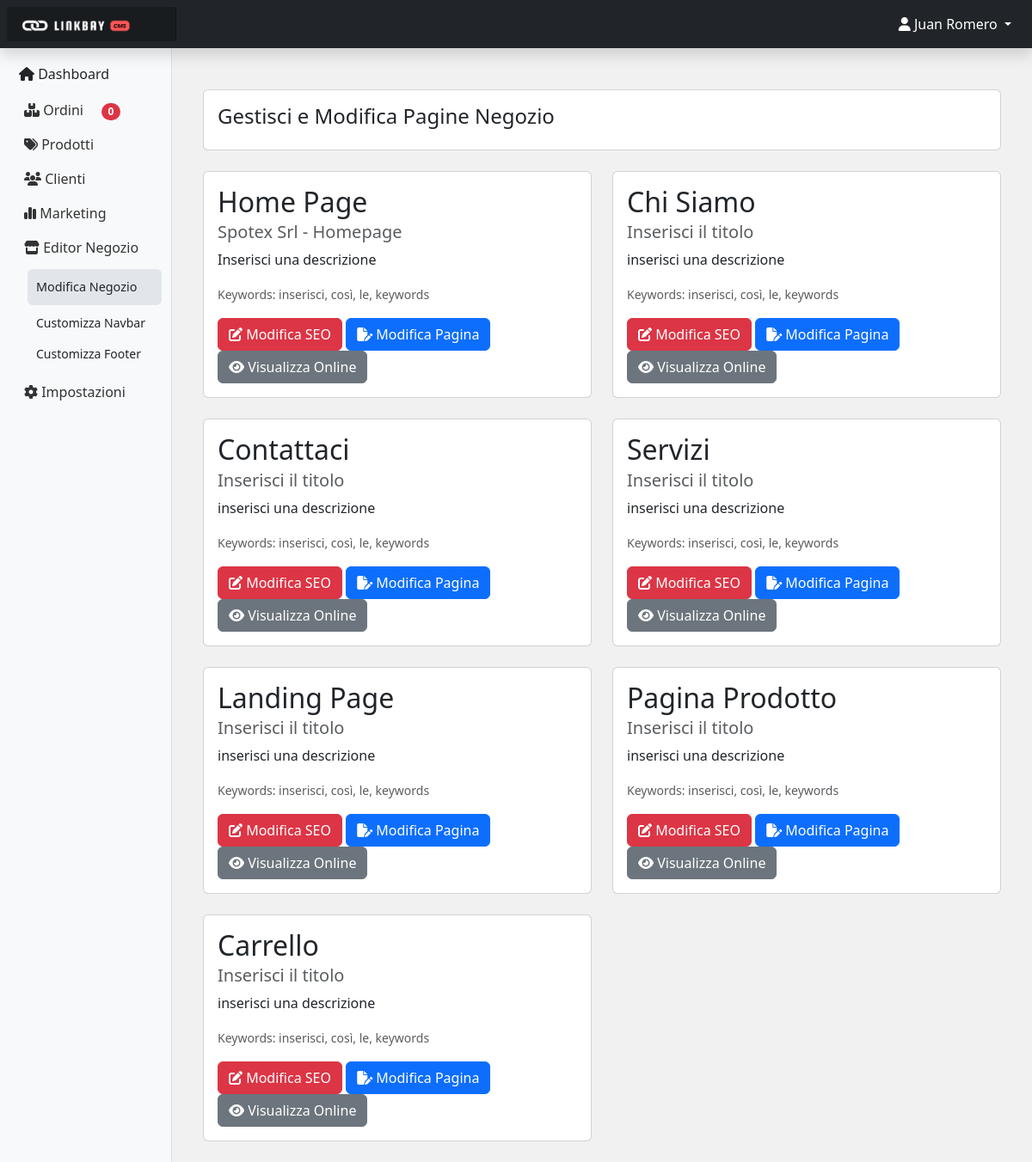
The app's page /admin/ui/editor_negozio.php (signed in), older data.
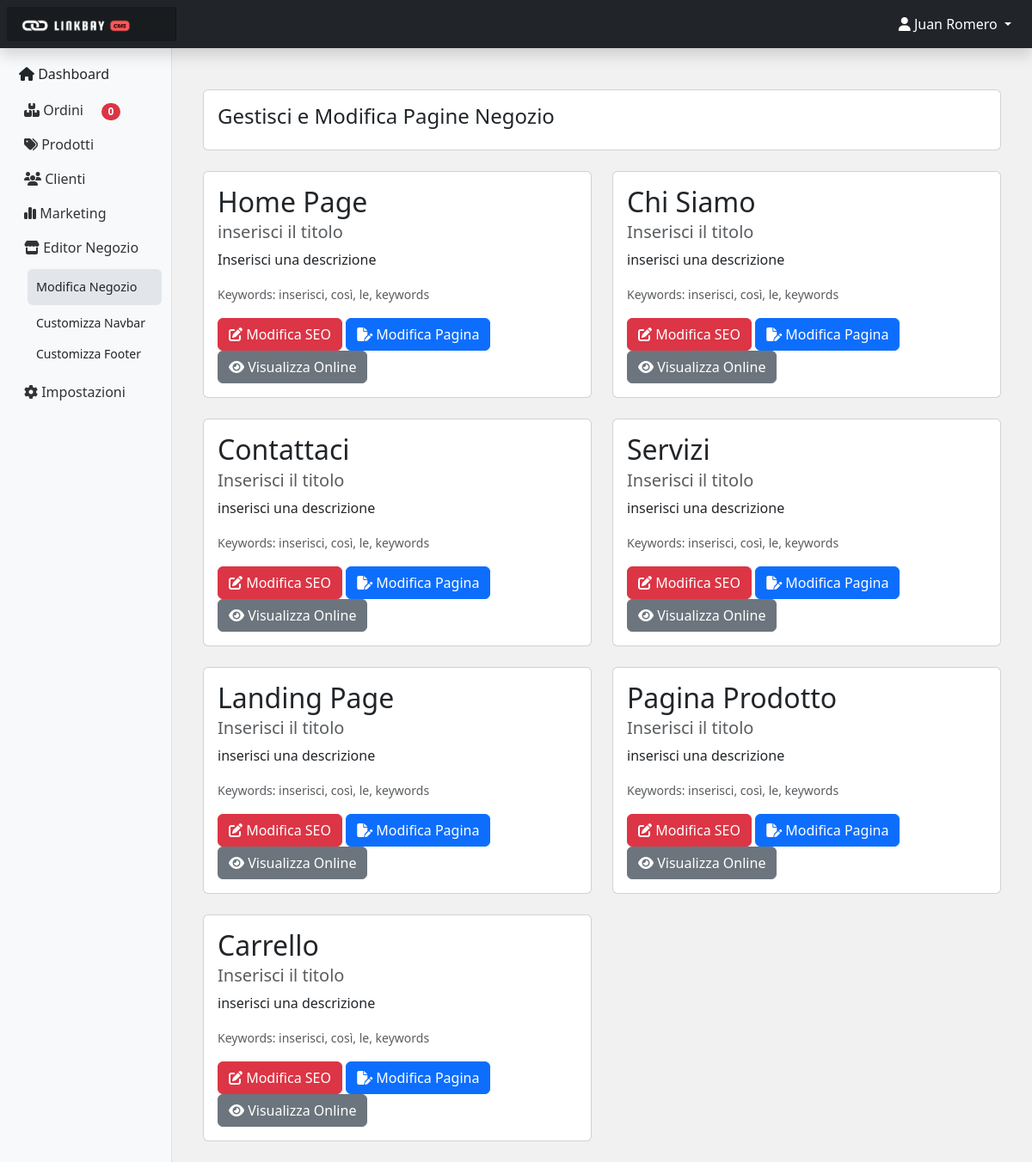
The same page, newer data.
### tables this page shows
CREATE TABLE `seo` (
  `id` int(11) NOT NULL,
  `editor_page` varchar(255) NOT NULL,
  `page_name` varchar(255) NOT NULL,
  `slug` varchar(255) NOT NULL,
  `title` varchar(255) DEFAULT NULL,
  `description` text,
  `keywords` text
);

### app.php (called while the page is built, shortened)
<?php
function ordiniNav()
{
    require '../../conn.php';
    $ordersByState = [];
    $totalOrdersQuery = "SELECT COUNT(*) as total FROM ordini WHERE stato_ordine != 'Completo' AND stato_ordine != 'Abbandonato'";
    $totalOrdersResult = $conn->query($totalOrdersQuery);
    if ($totalOrdersRow = $totalOrdersResult->fetch_assoc()) {
        $ordersByState['totali'] = $totalOrdersRow['total'];
    }
    $states = ['Inevaso', 'Da Spedire', 'Abbandonato'];
    foreach ($states as $state) {
        $query = "SELECT COUNT(*) as total FROM ordini WHERE stato_ordine = '$state'";
        $result = $conn->query($query);
        if ($row = $result->fetch_assoc()) {
            $ordersByState[strtolower($state)] = $row['total'];
        }
    }
    return $ordersByState;
}

### admin/ui/editor_negozio.php (the view, shortened to what this page needs)
<?php
require ('../../app.php');
$result = $conn->query("SELECT * FROM seo");
?>
<!DOCTYPE html>
<html lang="it">
<head>
    <?php include '../materials/head_content.php'; ?>
</head>
<body style="background-color: #f1f1f1;">
    <?php
    include '../materials/sidebar.php';
    ?>
    <main class="col-md-9 ms-sm-auto col-lg-10 px-md-4">
        <div class="container mt-5">
            <div class="card">
                <div class="card-body">
                    <h4>Gestisci e Modifica Pagine Negozio</h4>
                </div>
            </div>
            <br>
            <div class="row">
                <?php while ($row = $result->fetch_assoc()): ?>
                    <div class="col-md-6">
                        <div class="card">
                            <div class="card-body">
                                <?php if($row['page_name']=='index'){ $pagename = 'Home Page'; }elseif($row['page_name']=='aboutus'){$pagename = 'Chi Siamo';}elseif($row['page_name']=='contacts'){$pagename = 'Contattaci';}elseif($row['page_name']=='services'){$pagename = 'Servizi';}elseif($row['page_name']=='landing'){$pagename = 'Landing Page';}elseif($row['page_name']=='prodotto'){$pagename = 'Pagina Prodotto';}elseif($row['page_name']=='cart'){$pagename = 'Carrello';}   ?>
                                <h2 class="card-title"><?php echo $pagename; ?></h2>
                                <h5 class="card-subtitle mb-2 text-muted"><?php echo htmlspecialchars($row['title']); ?></h5>
                                <p class="card-text"><?php echo htmlspecialchars($row['description']); ?></p>
                                <p class="card-text"><small class="text-muted">Keywords: <?php echo htmlspecialchars($row['keywords']); ?></small></p>
                                <?php if($_SESSION['ruolo'] == 'Amministratore'): ?>
                                    <button class="btn btn-danger" onclick="modificaSEO(<?php echo $row['id']; ?>)" ><i class="fa-solid fa-pen-to-square"></i> Modifica SEO</button>
                                    <button onclick="showAllert();" class="btn btn-primary"><i class="fa-solid fa-file-pen"></i> Modifica Pagina</button>
                                    <a href="../../<?php echo htmlspecialchars($row['page_name']); ?>?slug=<?php echo htmlspecialchars($row['slug']); ?>" target="__blank" class="btn btn-secondary"><i class="fa-solid fa-eye"></i> Visualizza Online</a>
                                    <?php else : ?>
                                        <button class="btn btn-danger" onclick="modificaSEO(<?php echo $row['id']; ?>)" ><i class="fa-solid fa-pen-to-square"></i> Modifica SEO</button>
                                        <a href="<?php echo htmlspecialchars($row['editor_page']); ?>" class="btn btn-primary"><i class="fa-solid fa-file-pen"></i> Modifica Pagina</a>
                                        <a href="../../<?php echo htmlspecialchars($row['page_name']); ?>?slug=<?php echo htmlspecialchars($row['slug']); ?>" target="__blank" class="btn btn-secondary"><i class="fa-solid fa-eye"></i> Visualizza Online</a>
                                    <?php endif; ?>
                            </div>
                        </div>
                        <br>
                    </div>
                <?php endwhile; ?>
            </div>
        </div>
    </main>
<?php include '../materials/script.php'; ?>
</body>
</html>

Row changes from the older to the newer data that the page shows:
changed seo "Home Page": title "Spotex Srl - Homepage" → "inserisci il titolo"
